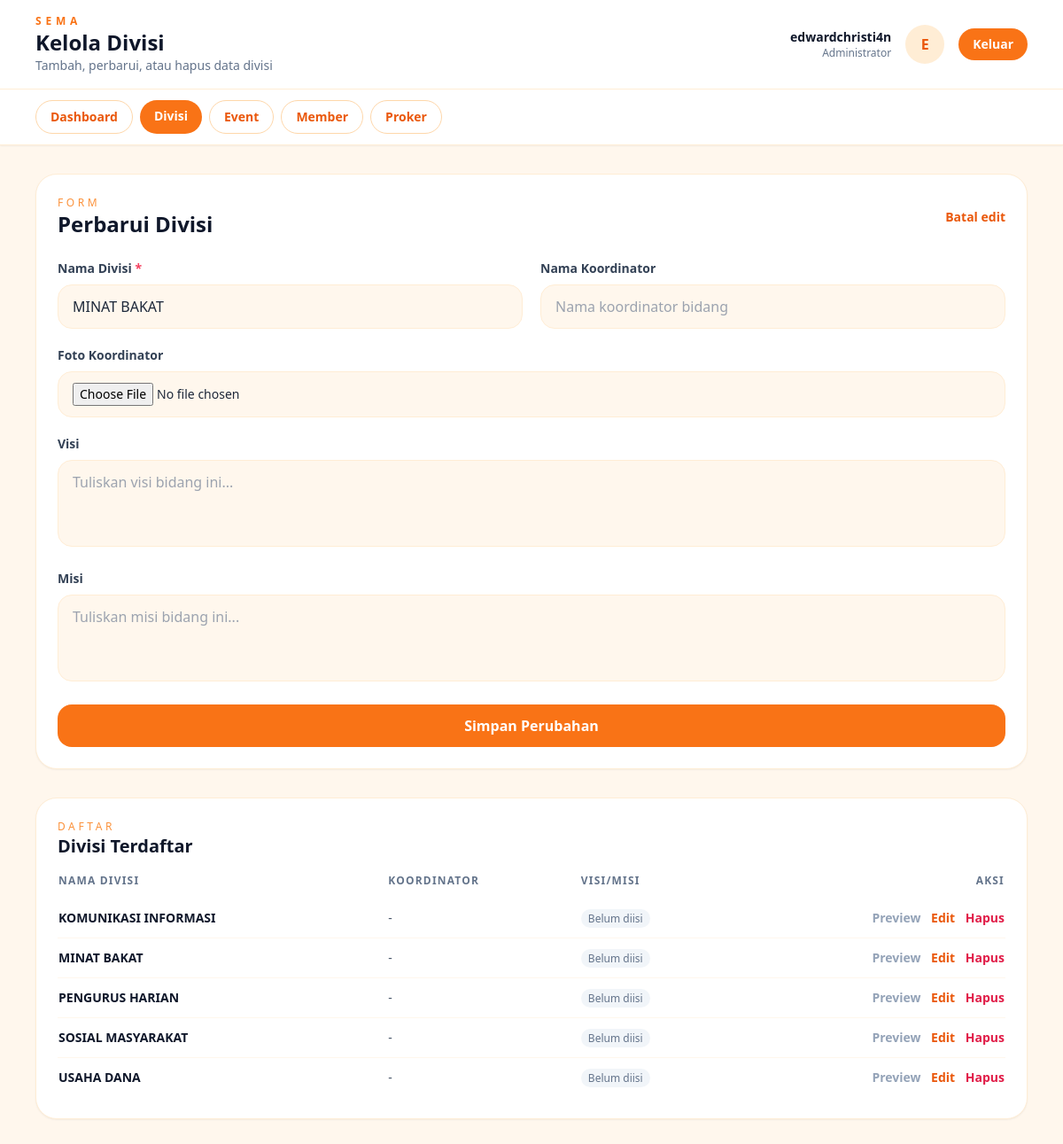
Screenshot of /admin/divisi/index.php?edit_divisi=2 (signed in) with the database file from the repository.
### tables this page shows
CREATE TABLE `divisi` (
  `id_divisi` int(11) NOT NULL,
  `nama_divisi` varchar(100) NOT NULL
);

### admin/divisi/index.php (the view, shortened to what this page needs)
<?php
require_once __DIR__ . '/../../config/database.php';
function h(?string $value): string { return htmlspecialchars($value ?? '', ENT_QUOTES, 'UTF-8'); }
$divisiList = mysqli_fetch_all(mysqli_query($conn, 'SELECT * FROM divisi ORDER BY nama_divisi ASC'), MYSQLI_ASSOC);
$editDivisi = null;
if (isset($_GET['edit_divisi'])) {
    $editId = filter_input(INPUT_GET, 'edit_divisi', FILTER_VALIDATE_INT);
    if ($editId) {
        $stmt = mysqli_prepare($conn, 'SELECT * FROM divisi WHERE id_divisi = ?');
        mysqli_stmt_bind_param($stmt, 'i', $editId);
        mysqli_stmt_execute($stmt);
        $editDivisi = mysqli_fetch_assoc(mysqli_stmt_get_result($stmt)) ?: null;
    }
}
$adminName = h($_SESSION['admin_username'] ?? 'Admin');
$initial   = strtoupper(substr($adminName, 0, 1));
$activePage = 'divisi';
$navLinks = [
    ['label' => 'Dashboard', 'href' => '../dashboard.php',      'key' => 'dashboard'],
    ['label' => 'Divisi',    'href' => 'index.php',             'key' => 'divisi'],
    ['label' => 'Event',     'href' => '../event/index.php',    'key' => 'event'],
    ['label' => 'Member',    'href' => '../member/index.php',   'key' => 'member'],
    ['label' => 'Proker',    'href' => '../proker/index.php',   'key' => 'proker'],
];
?>
<!DOCTYPE html>
<html lang="id">
<head>
    <script src="https://cdn.tailwindcss.com"></script>
</head>
<body class="bg-orange-50 min-h-screen text-slate-800">
    <header class="bg-white border-b border-orange-100 shadow-sm sticky top-0 z-10">
        <div class="max-w-6xl mx-auto px-4 py-4 flex flex-wrap gap-4 items-center justify-between">
            <div>
                <p class="text-xs font-semibold tracking-[0.4em] text-orange-500">SEMA</p>
                <h1 class="text-2xl font-semibold text-slate-900">Kelola Divisi</h1>
                <p class="text-sm text-slate-500">Tambah, perbarui, atau hapus data divisi</p>
            </div>
            <div class="flex items-center gap-4">
                <div class="text-right">
                    <p class="text-sm font-semibold text-slate-900"><?php echo $adminName; ?></p>
                    <p class="text-xs text-slate-500">Administrator</p>
                </div>
                <div class="w-11 h-11 rounded-full bg-orange-100 text-orange-600 font-semibold flex items-center justify-center"><?php echo $initial; ?></div>
                <a href="../dashboard.php?logout=1" class="px-4 py-2 text-sm font-semibold rounded-full bg-orange-500 text-white hover:bg-orange-600 transition">Keluar</a>
            </div>
        </div>
        <nav class="bg-white border-t border-orange-100">
            <div class="max-w-6xl mx-auto px-4 py-3 flex flex-wrap gap-2">
                <?php foreach ($navLinks as $link): ?>
                    <?php $isActive = $link['key'] === $activePage; ?>
                    <a href="<?php echo $link['href']; ?>" class="px-4 py-2 text-sm font-semibold rounded-full transition <?php echo $isActive ? 'bg-orange-500 text-white' : 'border border-orange-200 text-orange-600 hover:bg-orange-50'; ?>"><?php echo $link['label']; ?></a>
                <?php endforeach; ?>
            </div>
        </nav>
    </header>
    <main class="max-w-6xl mx-auto px-4 py-8 space-y-8">
        <section class="bg-white border border-orange-100 rounded-3xl p-6 shadow-sm">
            <div class="flex items-center justify-between mb-6">
                <div>
                    <p class="text-xs uppercase tracking-[0.3em] text-orange-400">Form</p>
                    <h2 class="text-2xl font-semibold text-slate-900"><?php echo $editDivisi ? 'Perbarui Divisi' : 'Tambah Divisi'; ?></h2>
                </div>
                <?php if ($editDivisi): ?>
                    <a href="index.php" class="text-sm font-semibold text-orange-600 hover:underline">Batal edit</a>
                <?php endif; ?>
            </div>
            <form action="index.php" method="post" enctype="multipart/form-data" class="space-y-5">
                <div class="grid md:grid-cols-2 gap-5">
                    <div>
                        <label class="block text-sm font-semibold text-slate-700 mb-2">Nama Divisi <span class="text-rose-500">*</span></label>
                        <input type="text" name="nama_divisi" value="<?php echo $editDivisi ? h($editDivisi['nama_divisi']) : ''; ?>" class="w-full px-4 py-3 rounded-2xl border border-orange-100 focus:outline-none focus:ring-2 focus:ring-orange-400 bg-orange-50" required>
                    </div>
                    <div>
                        <label class="block text-sm font-semibold text-slate-700 mb-2">Nama Koordinator</label>
                        <input type="text" name="nama_koor" value="<?php echo $editDivisi ? h($editDivisi['nama_koor'] ?? '') : ''; ?>" placeholder="Nama koordinator bidang" class="w-full px-4 py-3 rounded-2xl border border-orange-100 focus:outline-none focus:ring-2 focus:ring-orange-400 bg-orange-50">
                    </div>
                </div>
                <div>
                    <label class="block text-sm font-semibold text-slate-700 mb-2">Foto Koordinator</label>
                    <input type="file" name="foto_koor" accept="image/*" class="w-full px-4 py-3 rounded-2xl border border-orange-100 bg-orange-50 text-sm">
                </div>
                <div>
                    <label class="block text-sm font-semibold text-slate-700 mb-2">Visi</label>
                    <textarea name="visi" rows="3" placeholder="Tuliskan visi bidang ini..." class="w-full px-4 py-3 rounded-2xl border border-orange-100 focus:outline-none focus:ring-2 focus:ring-orange-400 bg-orange-50 resize-none"><?php echo $editDivisi ? h($editDivisi['visi'] ?? '') : ''; ?></textarea>
                </div>
                <div>
                    <label class="block text-sm font-semibold text-slate-700 mb-2">Misi</label>
                    <textarea name="misi" rows="3" placeholder="Tuliskan misi bidang ini..." class="w-full px-4 py-3 rounded-2xl border border-orange-100 focus:outline-none focus:ring-2 focus:ring-orange-400 bg-orange-50 resize-none"><?php echo $editDivisi ? h($editDivisi['misi'] ?? '') : ''; ?></textarea>
                </div>
                <button type="submit" class="w-full px-4 py-3 rounded-2xl font-semibold text-white bg-orange-500 hover:bg-orange-600 transition">
                    <?php echo $editDivisi ? 'Simpan Perubahan' : 'Tambah Divisi'; ?>
                </button>
            </form>
        </section>
        <section class="bg-white border border-orange-100 rounded-3xl p-6 shadow-sm">
            <div class="mb-4">
                <p class="text-xs uppercase tracking-[0.3em] text-orange-400">Daftar</p>
                <h2 class="text-xl font-semibold text-slate-900">Divisi Terdaftar</h2>
            </div>
            <div class="overflow-x-auto">
                <table class="min-w-full text-sm">
                    <thead>
                        <tr class="text-left text-xs uppercase tracking-widest text-slate-500">
                            <th class="pb-3">Nama Divisi</th>
                            <th class="pb-3">Koordinator</th>
                            <th class="pb-3">Visi/Misi</th>
                            <th class="pb-3 text-right">Aksi</th>
                        </tr>
                    </thead>
                    <tbody class="divide-y divide-orange-50">
                        <?php foreach ($divisiList as $divisi): ?>
                        <tr class="hover:bg-orange-50/60">
                            <td class="py-3 font-semibold text-slate-900"><?php echo h($divisi['nama_divisi']); ?></td>
                            <td class="py-3 text-slate-600">
                                <?php if (!empty($divisi['foto_koor'])): ?>
                                    <div class="flex items-center gap-2">
                                        <img src="<?php echo h($divisi['foto_koor']); ?>" class="w-8 h-8 rounded-full object-cover border border-orange-100">
                                        <span><?php echo h($divisi['nama_koor'] ?? '-'); ?></span>
                                    </div>
                                <?php else: ?>
                                    <?php echo h($divisi['nama_koor'] ?? '-'); ?>
                                <?php endif; ?>
                            </td>
                            <td class="py-3 text-slate-500">
                                <?php echo !empty($divisi['visi']) ? '<span class="px-2 py-0.5 bg-green-50 text-green-700 rounded-full text-xs">Lengkap</span>' : '<span class="px-2 py-0.5 bg-slate-100 text-slate-500 rounded-full text-xs">Belum diisi</span>'; ?>
                            </td>
                            <td class="py-3 text-right space-x-2">
                                <a href="../../bidang-detail.php?id=<?php echo (int)$divisi['id_divisi']; ?>" target="_blank" class="text-sm font-semibold text-slate-400 hover:text-slate-600">Preview</a>
                                <a href="index.php?edit_divisi=<?php echo (int)$divisi['id_divisi']; ?>" class="text-sm font-semibold text-orange-600 hover:underline">Edit</a>
                                <form action="index.php" method="post" class="inline" onsubmit="return confirm('Hapus divisi ini?');">
                                    <button type="submit" class="text-sm font-semibold text-rose-600 hover:underline">Hapus</button>
                                </form>
                            </td>
                        </tr>
                        <?php endforeach; ?>
                    </tbody>
                </table>
            </div>
        </section>
    </main>
</body>
</html>

### rows the page displays
divisi: nama_divisi "MINAT BAKAT", nama_koor "-"
divisi: nama_divisi "KOMUNIKASI INFORMASI", nama_koor "-"
divisi: nama_divisi "PENGURUS HARIAN", nama_koor "-"
divisi: nama_divisi "SOSIAL MASYARAKAT", nama_koor "-"
divisi: nama_divisi "USAHA DANA", nama_koor "-"

### other values shown
$adminName "edwardchristi4n"
$initial "E"
$link['label'] "Dashboard"
$link['label'] "Divisi"
$link['label'] "Event"
$link['label'] "Member"
$link['label'] "Proker"
